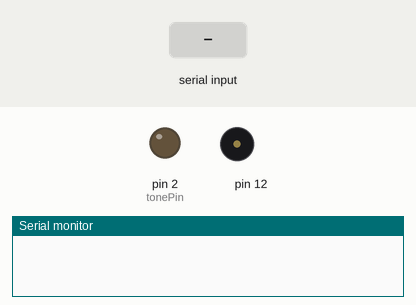
A sketch run on a simulated Arduino Uno, built with avr-gcc and run on an emulated ATmega328P. Parts: output pins drawn as LEDs (lit = HIGH), buzzer (waves = sounding), the last lines printed to the serial monitor. The test bench sets the inputs (shaded band).

Above: at 1.2 s.
1.3 s: "2\n" received over Serial
At 1.42 s:
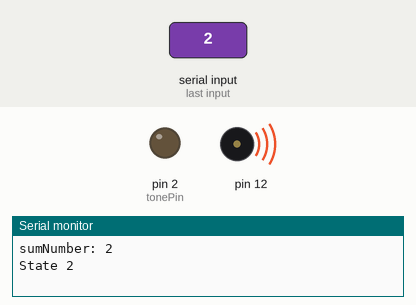
4.3 s: "3\n" received over Serial
At 8.6 s:
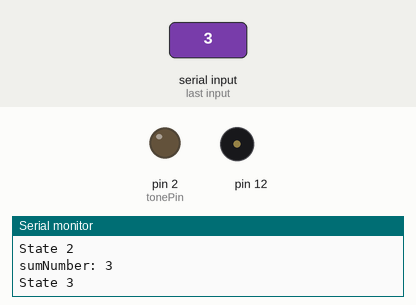
Timing chart, 0 to 10.1 s (numbered marks = the images above; inputs shaded):
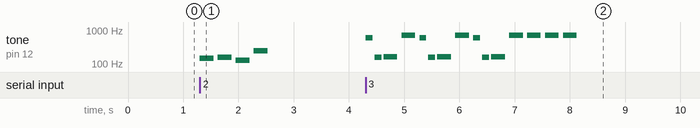

The sketch:

PythonGameArduinoFinal.ino
```cpp
#include "pitches.h"
int melody2[] = { NOTE_D3, NOTE_DS3, NOTE_C3, NOTE_B3};
// note durations: 4 = quarter note, 8 = eighth note, etc.:
int noteDurations2[] = {4, 4, 4, 4};


int melody3[] = { NOTE_D5, NOTE_DS3, NOTE_E3, NOTE_F5,NOTE_D5, NOTE_DS3, NOTE_E3, NOTE_F5,NOTE_D5, NOTE_DS3, NOTE_E3, NOTE_F5,NOTE_F5,NOTE_F5,NOTE_F5 };
// note durations: 4 = quarter note, 8 = eighth note, etc.:
int noteDurations3[] = { 8, 8, 4, 4,8, 8, 4, 4,8, 8, 4, 4,4,4,4};

int melody1[] = { NOTE_D5, NOTE_F5};
// note durations: 4 = quarter note, 8 = eighth note, etc.:
int noteDurations[] = {8, 8,};


String inputString = "";         // a string to hold incoming data
boolean stringComplete = false;  // whether the string is complete
const int tonePin = 2;
int toneNumber = -1;
int sumNumber = 0;

void setup() {
  // initialize serial:
  Serial.begin(9600);
  // reserve 200 bytes for the inputString:
  inputString.reserve(200);
  pinMode(tonePin, OUTPUT);

}


void loop() {
  // put your main code here, to run repeatedly:
  serialEvent(); //call the function
  //Serial.println(sumNumber);
  if (stringComplete) {
    inputString.trim();


    //when python sends message
    // if (message == "melody1")
    //play loop


    sumNumber = inputString.toInt();
    Serial.print("sumNumber: ");
    Serial.println(sumNumber);

    inputString = "";
    stringComplete = false;
  }

  if (sumNumber == 1) {
    Serial.println("State 1");
    // iterate over the notes of the melody:
    for (int thisNote = 0; thisNote < 3; thisNote++) {

      // to calculate the note duration, take one second
      // divided by the note type.
      //e.g. quarter note = 1000 / 4, eighth note = 1000/8, etc.
      int noteDuration = 1000 / noteDurations[thisNote];
      tone(12, melody1[thisNote], noteDuration);

      // to distinguish the notes, set a minimum time between them.
      // the note's duration + 30% seems to work well:
      int pauseBetweenNotes = noteDuration * 1.30;
      delay(pauseBetweenNotes);
      // stop the tone playing:

    }
    noTone(12);
    sumNumber = 0;
  }

 if (sumNumber == 2) {
    Serial.println("State 2");
     for (int thisNote = 0; thisNote <4 ; thisNote++) {

      // to calculate the note duration, take one second
      // divided by the note type.
      //e.g. quarter note = 1000 / 4, eighth note = 1000/8, etc.
      int noteDuration = 1000 / noteDurations2[thisNote];
      tone(12, melody2[thisNote], noteDuration);

      // to distinguish the notes, set a minimum time between them.
      // the note's duration + 30% seems to work well:
      int pauseBetweenNotes = noteDuration * 1.30;
      delay(pauseBetweenNotes);
      // stop the tone playing:

    }
    sumNumber = 0;
 }

   if (sumNumber == 3) {
    Serial.println("State 3");
    // iterate over the notes of the melody:
    for (int thisNote = 0; thisNote < 16; thisNote++) {

      // to calculate the note duration, take one second
      // divided by the note type.
      //e.g. quarter note = 1000 / 4, eighth note = 1000/8, etc.
      int noteDuration = 1000 / noteDurations3[thisNote];
      tone(12, melody3[thisNote], noteDuration);

      // to distinguish the notes, set a minimum time between them.
      // the note's duration + 30% seems to work well:
      int pauseBetweenNotes = noteDuration * 1.30;
      delay(pauseBetweenNotes);
      // stop the tone playing:

    }

      sumNumber = 0;
  }


}

void serialEvent() {

  while (Serial.available()) {

    // get the new byte:
    char inChar = (char)Serial.read();
    // add it to the inputString:
    //inputString += inChar;


    if (inChar != '\n') {
      inputString += inChar;
    }

    // if the incoming character is a newline, set a flag
    // so the main loop can do something about it:
    if (inChar == '\n') {
      stringComplete = true;
      //Serial.println(inputString);
    }
  }
}
```

pitches.h
```cpp
/*************************************************
 * Public Constants
 *************************************************/

#define NOTE_B0  31
#define NOTE_C1  33
#define NOTE_CS1 35
#define NOTE_D1  37
#define NOTE_DS1 39
#define NOTE_E1  41
#define NOTE_F1  44
#define NOTE_FS1 46
#define NOTE_G1  49
#define NOTE_GS1 52
#define NOTE_A1  55
#define NOTE_AS1 58
#define NOTE_B1  62
#define NOTE_C2  65
#define NOTE_CS2 69
#define NOTE_D2  73
#define NOTE_DS2 78
#define NOTE_E2  82
#define NOTE_F2  87
#define NOTE_FS2 93
#define NOTE_G2  98
#define NOTE_GS2 104
#define NOTE_A2  110
#define NOTE_AS2 117
#define NOTE_B2  123
#define NOTE_C3  131
#define NOTE_CS3 139
#define NOTE_D3  147
#define NOTE_DS3 156
#define NOTE_E3  165
#define NOTE_F3  175
#define NOTE_FS3 185
#define NOTE_G3  196
#define NOTE_GS3 208
#define NOTE_A3  220
#define NOTE_AS3 233
#define NOTE_B3  247
#define NOTE_C4  262
#define NOTE_CS4 277
#define NOTE_D4  294
#define NOTE_DS4 311
#define NOTE_E4  330
#define NOTE_F4  349
#define NOTE_FS4 370
#define NOTE_G4  392
#define NOTE_GS4 415
#define NOTE_A4  440
#define NOTE_AS4 466
#define NOTE_B4  494
#define NOTE_C5  523
#define NOTE_CS5 554
#define NOTE_D5  587
#define NOTE_DS5 622
#define NOTE_E5  659
#define NOTE_F5  698
#define NOTE_FS5 740
#define NOTE_G5  784
#define NOTE_GS5 831
#define NOTE_A5  880
#define NOTE_AS5 932
#define NOTE_B5  988
#define NOTE_C6  1047
#define NOTE_CS6 1109
#define NOTE_D6  1175
#define NOTE_DS6 1245
#define NOTE_E6  1319
#define NOTE_F6  1397
#define NOTE_FS6 1480
#define NOTE_G6  1568
#define NOTE_GS6 1661
#define NOTE_A6  1760
#define NOTE_AS6 1865
#define NOTE_B6  1976
#define NOTE_C7  2093
#define NOTE_CS7 2217
#define NOTE_D7  2349
#define NOTE_DS7 2489
#define NOTE_E7  2637
#define NOTE_F7  2794
#define NOTE_FS7 2960
#define NOTE_G7  3136
#define NOTE_GS7 3322
#define NOTE_A7  3520
#define NOTE_AS7 3729
#define NOTE_B7  3951
#define NOTE_C8  4186
#define NOTE_CS8 4435
#define NOTE_D8  4699
#define NOTE_DS8 4978
#define R 0
```

Measured:
- after the input at 1.3 s, tone on pin 12: plays 147 Hz for 0.25 s, 156 Hz for 0.25 s, 131 Hz for 0.25 s, 247 Hz for 0.25 s, starting at once
- after the input at 4.3 s, tone on pin 12: plays 587 Hz for 0.13 s, 156 Hz for 0.13 s, 165 Hz for 0.25 s, 698 Hz for 0.25 s, 587 Hz for 0.13 s, 156 Hz for 0.13 s … (15 notes in this stretch), starting at once
